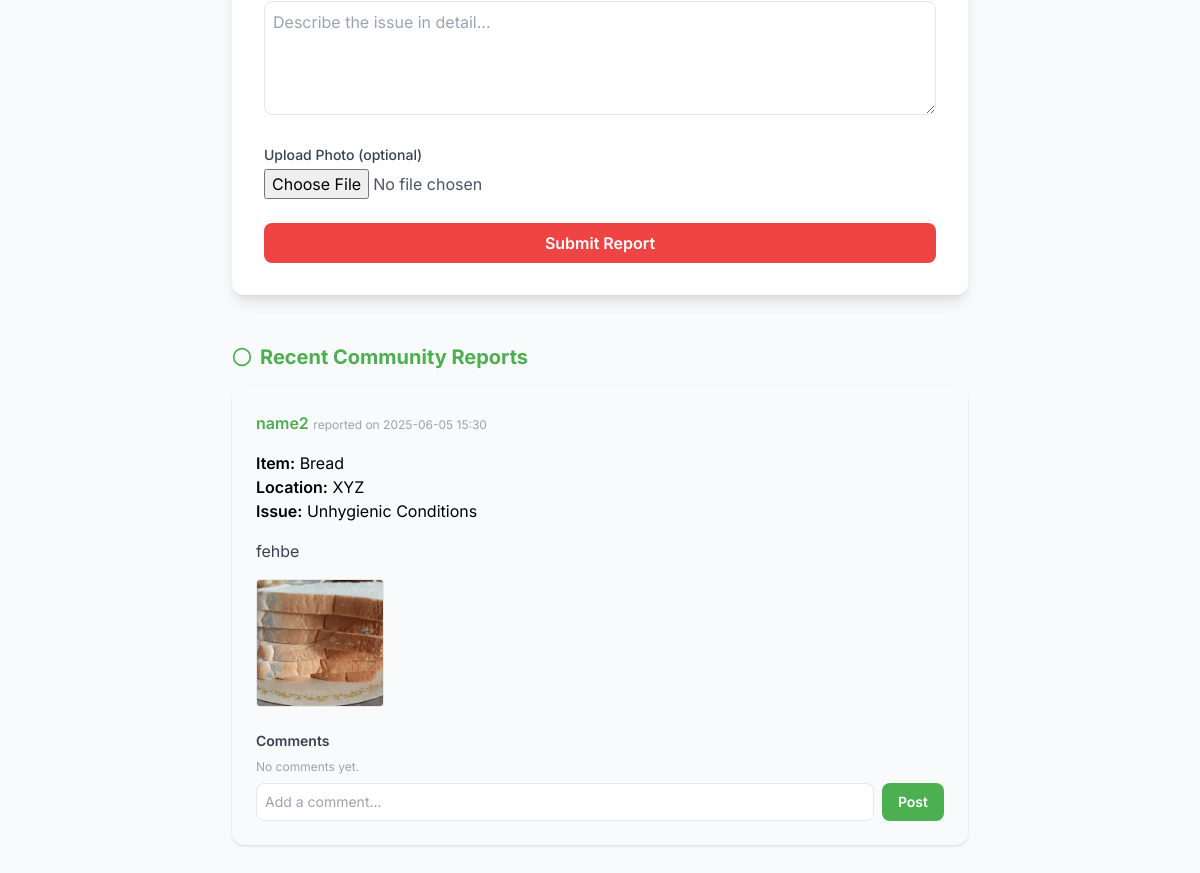
The page /community-watch/ (signed in, lower part) on the database as committed earlier.
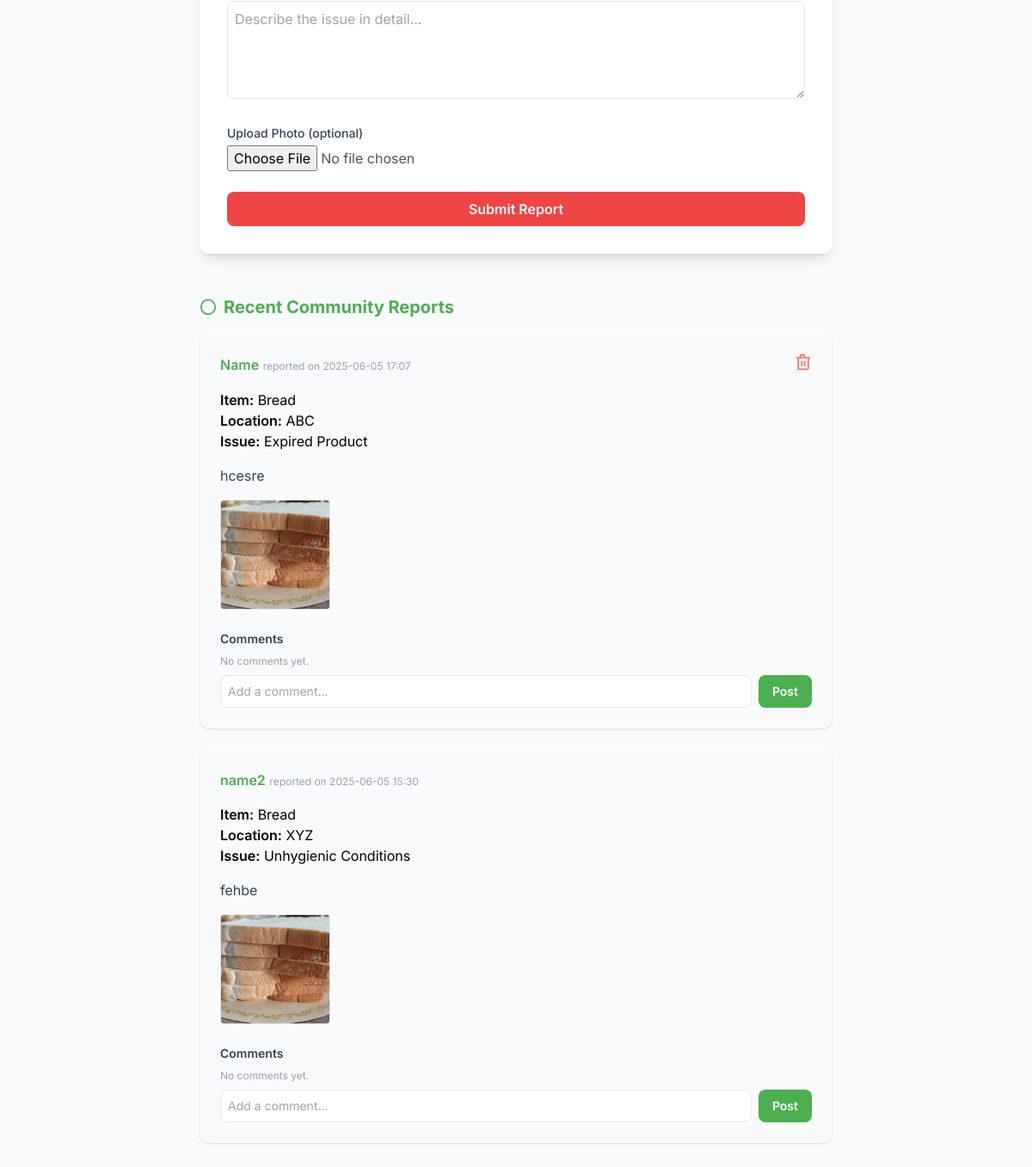
The same page on the database as committed later.
### core/models.py (models this page shows)
class CommunityReport(models.Model):
    reporter_name = models.CharField(max_length=100)
    item_name = models.CharField(max_length=100)
    location = models.CharField(max_length=200)
    issue_type = models.CharField(max_length=100)
    description = models.TextField()
    photo = models.ImageField(upload_to='reports/', blank=True, null=True)
    created_at = models.DateTimeField(auto_now_add=True)

### core/views.py (the view, shortened to what this page needs)
# urls.py: path('community-watch/', views.community_watch, name='core-community_watch'),
@login_required
def community_watch(request):
    reports = CommunityReport.objects.all().order_by('-created_at')
    return render(request, 'core/community_watch.html', {
        'reports': reports,
        'user': request.user,
    })

### core/templates/core/community_watch.html (shortened to what the changed rows need)
<!DOCTYPE html>
<html lang="en" class="bg-gray-50">
  <head>
    <script src="https://cdn.tailwindcss.com"></script>
  </head>
  <body class="font-sans antialiased min-h-screen bg-gray-50">
        <body
    class="font-sans antialiased min-h-screen dashboard-bg bg-gradient-to-bl from-green-100 via-yellow-50 to-red-50 relative overflow-hidden"
  >
    <div class="max-w-3xl mx-auto py-12 px-4">
      <div class="mt-12">
        <h2 class="text-xl font-bold text-primary mb-4 flex items-center gap-2">
          <svg class="w-5 h-5 text-primary" fill="none" stroke="currentColor" stroke-width="2" viewBox="0 0 24 24">
            <circle cx="12" cy="12" r="10"/>
          </svg>
          Recent Community Reports
        </h2>
        {% if reports %}
          <ul class="space-y-6">
            {% for report in reports %}
            <li class="bg-gray-50 rounded-xl p-6 shadow flex flex-col gap-2">
              <div class="flex items-center gap-2 mb-2 justify-between">
                <div>
                  <span class="font-semibold text-primary">{{ report.reporter_name }}</span>
                  <span class="text-xs text-gray-400">reported on {{ report.created_at|date:"Y-m-d H:i" }}</span>
                </div>
                {% if user.is_authenticated and user.is_superuser or user.is_authenticated and report.reporter_name == user.get_full_name or user.is_authenticated and report.reporter_name == user.username %}
                <form method="post" action="{% url 'delete-community-report' report.id %}" onsubmit="return confirm('Are you sure you want to delete this report?');" class="inline-block ml-2">
                  <button type="submit" title="Delete" class="inline-flex items-center justify-center text-danger hover:text-red-700 transition">
                  </button>
                </form>
                {% endif %}
              </div>
              <div>
                <span class="font-semibold">Item:</span> {{ report.item_name }}<br>
                <span class="font-semibold">Location:</span> {{ report.location }}<br>
                <span class="font-semibold">Issue:</span> {{ report.issue_type }}
              </div>
              <div class="text-gray-700 mt-2">{{ report.description }}</div>
              {% if report.photo %}
                <img src="{{ report.photo.url }}" alt="Report Photo" class="w-32 h-32 object-cover rounded mt-2 border" />
              {% endif %}
              <div class="mt-4">
                <h3 class="text-sm font-semibold text-gray-700 mb-2">Comments</h3>
                <ul class="space-y-2 mb-2">
                  {% for comment in report.comments.all %}
                    <li class="bg-white rounded p-2 border text-sm">
                      <span class="font-semibold text-primary">{{ comment.user.get_full_name|default:comment.user.username }}</span>:
                      {{ comment.text }}
                      <span class="text-xs text-gray-400 ml-2">{{ comment.created_at|date:"Y-m-d H:i" }}</span>
                    </li>
                  {% empty %}
                    <li class="text-xs text-gray-400">No comments yet.</li>
                  {% endfor %}
                </ul>
                {% if user.is_authenticated %}
                <form method="post" action="{% url 'add-comment' report.id %}" class="flex gap-2">
                  <input
                    type="text"
                    name="comment"
                    class="flex-1 p-2 border border-gray-200 rounded-lg text-sm"
                    placeholder="Add a comment..."
                    required
                  />
                  <button type="submit" class="bg-primary text-white px-4 py-1 rounded-lg text-sm font-semibold hover:bg-green-600 transition">
                    Post
                  </button>
                </form>
                {% else %}
                  <div class="text-xs text-gray-400">Login to comment.</div>
                {% endif %}
              </div>
            </li>
            {% endfor %}
          </ul>
        {% else %}
          <p class="text-gray-500 text-center">No reports yet. Be the first to report an issue!</p>
        {% endif %}
      </div>
    </div>
  </body>
</html>

Rows that differ between the two databases and show on the page:
added CommunityReport: reporter_name "Name", created_at "2025-06-05 17:07", item_name "Bread", location "ABC", issue_type "Expired Product", description "hcesre", photo (picture)
